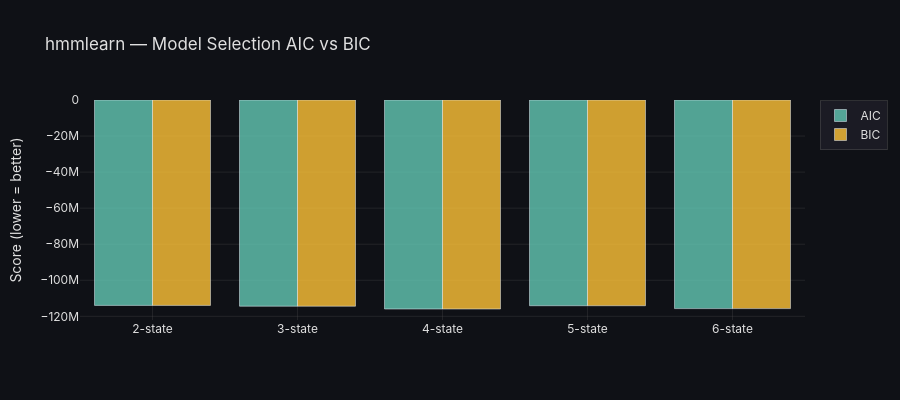

The notebook cell this image was saved under:
### Markdown cell above
## 5. Model Selection with hmmlearn (N = 2 … 6)

### Code cell
selection_rows = []

for N in range(2, 5):
    prior = np.full((N, N), 1.0)
    np.fill_diagonal(prior, 25.0)
    h = hmmlearn_hmm.GaussianHMM(n_components=N, covariance_type="diag",
                                   n_iter=300, tol=1e-7, random_state=42, transmat_prior=prior)
    h.fit(X_train)
    ll_tr = h.score(X_train) * len(X_train)
    ll_te = h.score(X_test)  * len(X_test)
    k     = hmm_n_params(N)
    selection_rows.append({
        "N": N,
        "Train LL": round(ll_tr, 1),
        "Test LL":  round(ll_te, 1),
        "AIC":      round(aic(ll_tr, k), 1),
        "BIC":      round(bic(ll_tr, k, len(X_train)), 1),
    })
    print(f"N={N}  TrainLL={ll_tr:.1f}  TestLL={ll_te:.1f}  AIC={aic(ll_tr,k):.1f}  BIC={bic(ll_tr,k,len(X_train)):.1f}")

sel_df = pd.DataFrame(selection_rows)
print("\n", sel_df.to_string(index=False))

fig = plot_aic_bic([f"{r['N']}-state" for r in selection_rows],
                   [r["AIC"] for r in selection_rows],
                   [r["BIC"] for r in selection_rows],
                   title="hmmlearn — Model Selection AIC vs BIC")
fig.show()

### Figure 1 — Plotly figure (JSON) as saved in the notebook; plotly's stock layout.template omitted (floating-point values rounded to 4 significant figures)
{"data": [{"marker": {"color": "rgba(99,200,180,0.8)"}, "name": "AIC", "type": "bar", "x": ["2-state", "3-state", "4-state", "5-state", "6-state"], "y": [-113900000.0, -114391286, -115900000.0, -114100000.0, -115700000.0]}, {"marker": {"color": "rgba(255,195,55,0.8)"}, "name": "BIC", "type": "bar", "x": ["2-state", "3-state", "4-state", "5-state", "6-state"], "y": [-113900000.0, -114400000.0, -115900000.0, -114100000.0, -115700000.0]}], "layout": {"barmode": "group", "font": {"color": "#e0e0e0", "family": "Inter, Arial, sans-serif"}, "height": 400, "legend": {"bgcolor": "rgba(30,30,40,0.8)", "bordercolor": "rgba(80,80,80,0.5)", "borderwidth": 1}, "paper_bgcolor": "rgba(15,17,22,1)", "plot_bgcolor": "rgba(15,17,22,1)", "title": {"text": "hmmlearn — Model Selection AIC vs BIC"}, "xaxis": {"gridcolor": "rgba(80,80,80,0.3)", "showgrid": true, "zeroline": false}, "yaxis": {"gridcolor": "rgba(80,80,80,0.3)", "showgrid": true, "title": {"text": "Score (lower = better)"}, "zeroline": false}}}
